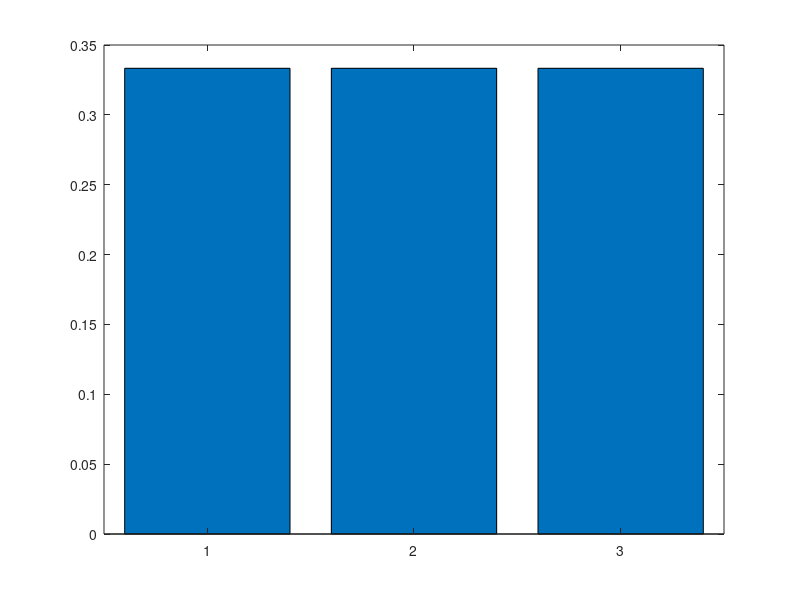

Recreate this plot in MATLAB.
% Exercise 4.10
% Bayesian Inverse Problems
% D. Pederson

P = [0.9, 0.075, 0.025;
     0.15, 0.8, 0.05;
     0.25, 0.25, 0.5;];
 
 [V,D] = eig(P);
 
 bar(V(:,1)/sum(V(:,1)))